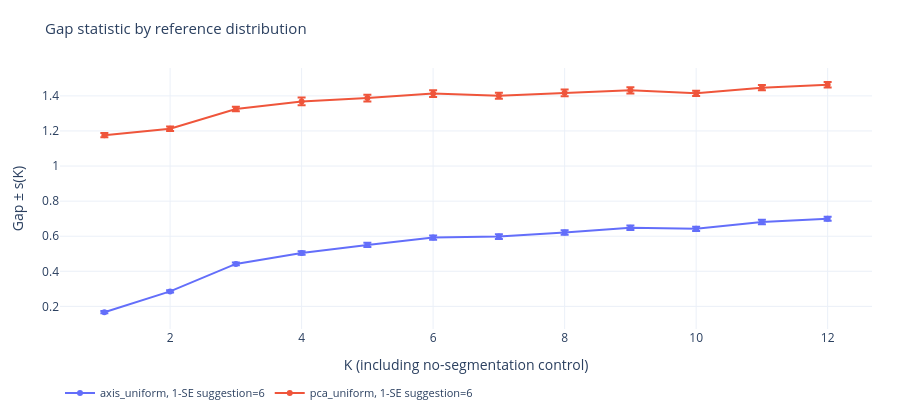

The notebook cell saved with this chart:
### Markdown cell above
### Gap statistic by reference distribution

We compare observed compactness with one uniform-box reference per curve. Error bars show the gap rule's s(K). The legend gives the first K for which Gap(K) is at least Gap(K+1) minus s(K+1). We use agreement between the curves to assess sensitivity to the two references. The hover labels report valid simulation counts and Monte Carlo error.

### Code cell
gap_plot.update_layout(title="Gap statistic by reference distribution")
show(gap_plot, 420)

### Figure 1 — Plotly figure (JSON) as saved in the notebook; plotly's stock layout.template omitted (floating-point values rounded to 4 significant figures)
{"data": [{"customdata": [[100.0, 100.0, 0.0006525], [100.0, 100.0, 0.0006867], [100.0, 100.0, 0.0007494], [100.0, 100.0, 0.001004], [100.0, 100.0, 0.001178], [100.0, 100.0, 0.001205], [100.0, 100.0, 0.001307], [100.0, 100.0, 0.001287], [100.0, 100.0, 0.001238], [100.0, 100.0, 0.001219], [100.0, 100.0, 0.001287], [100.0, 100.0, 0.001168]], "error_y": {"array": [0.006558, 0.006901, 0.007531, 0.01009, 0.01184, 0.01211, 0.01314, 0.01293, 0.01244, 0.01225, 0.01294, 0.01174], "type": "data"}, "hovertemplate": "K=%{x}<br>Gap=%{y:.3f}<br>References %{customdata[0]}/%{customdata[1]}<br>MC SE(mean) %{customdata[2]:.4f}<extra>%{fullData.name}</extra>", "mode": "lines+markers", "name": "axis_uniform, 1-SE suggestion=6", "type": "scatter", "x": [1, 2, 3, 4, 5, 6, 7, 8, 9, 10, 11, 12], "y": [0.1669, 0.2854, 0.442, 0.5045, 0.5504, 0.5925, 0.5978, 0.6208, 0.6485, 0.6423, 0.6816, 0.6997]}, {"customdata": [[100.0, 100.0, 0.001193], [100.0, 100.0, 0.001271], [100.0, 100.0, 0.001255], [100.0, 100.0, 0.002216], [100.0, 100.0, 0.001881], [100.0, 100.0, 0.001939], [100.0, 100.0, 0.001668], [100.0, 100.0, 0.001946], [100.0, 100.0, 0.001822], [100.0, 100.0, 0.001521], [100.0, 100.0, 0.00143], [100.0, 100.0, 0.001542]], "error_y": {"array": [0.01199, 0.01278, 0.01261, 0.02227, 0.01891, 0.01949, 0.01677, 0.01955, 0.01831, 0.01528, 0.01437, 0.01549], "type": "data"}, "hovertemplate": "K=%{x}<br>Gap=%{y:.3f}<br>References %{customdata[0]}/%{customdata[1]}<br>MC SE(mean) %{customdata[2]:.4f}<extra>%{fullData.name}</extra>", "mode": "lines+markers", "name": "pca_uniform, 1-SE suggestion=6", "type": "scatter", "x": [1, 2, 3, 4, 5, 6, 7, 8, 9, 10, 11, 12], "y": [1.176, 1.213, 1.325, 1.368, 1.388, 1.413, 1.401, 1.417, 1.431, 1.415, 1.447, 1.463]}], "layout": {"autosize": true, "font": {"size": 12}, "height": 420, "legend": {"font": {"size": 11}, "orientation": "h", "x": 0, "y": -0.19, "yanchor": "top"}, "margin": {"b": 70, "l": 60, "r": 28, "t": 68}, "title": {"font": {"size": 15}, "text": "Gap statistic by reference distribution"}, "xaxis": {"title": {"text": "K (including no-segmentation control)"}}, "yaxis": {"title": {"text": "Gap ± s(K)"}}}}
